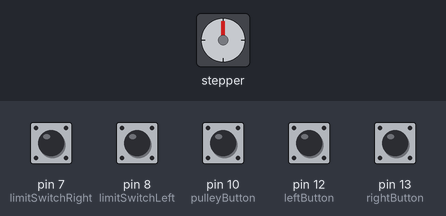
The sketch below on a simulated Arduino Uno, built with avr-gcc and run on an emulated ATmega328P. Parts: stepper motor. Wiring (inferred from the names in the program): stepper motor driver (200 steps per turn assumed): step pin 3; direction pin 4. The inputs (shaded band) are chosen by the test bench; at power-on: pin 7 (limitSwitchRight), pin 8 (limitSwitchLeft), pin 10 (pulleyButton), pin 12 (leftButton), pin 13 (rightButton) LOW. What the sketch prints to the serial monitor is not drawn.

Above: at 1.2 s.
1.3 s: pin 12 (leftButton) pulled HIGH for 0.15 s
At 2.7 s:
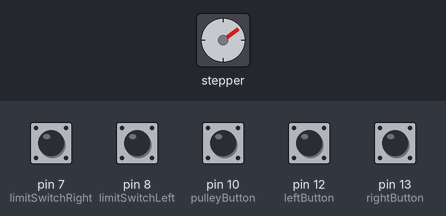
3.0 s: pin 13 (rightButton) pulled HIGH for 1 s
At 4.4 s:
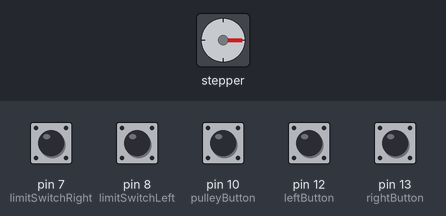
5.5 s: pin 13 (rightButton) pulled HIGH for 0.15 s
At 6.8 s:
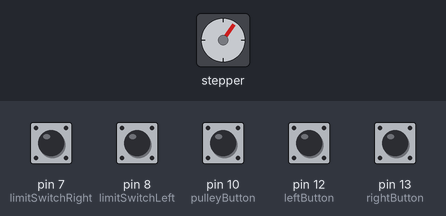
7.1 s: pin 13 (rightButton) pulled HIGH for 0.15 s
At 8.1 s:
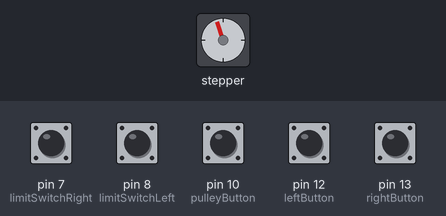
8.7 s: pin 12 (leftButton) pulled HIGH for 1 s
At 10.9 s:
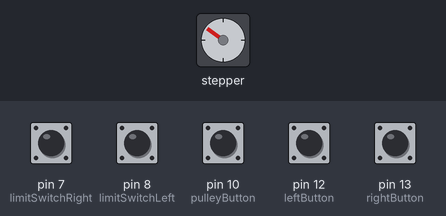
11.2 s: pin 12 (leftButton) pulled HIGH for 1 s
At 13.4 s:
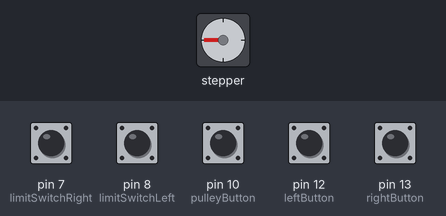
Timing chart, 0 to 14.7 s (numbered marks = the images above; inputs shaded):
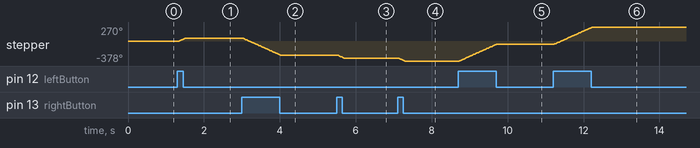

Measured:
- after the input at 1.3 s, stepper: turns 54° clockwise in 0.17 s, starting at once
- after the input at 3.0 s, stepper: turns 324° counter-clockwise in 1.0 s, starting at once
- after the input at 5.5 s, stepper: turns 54° counter-clockwise in 0.17 s, starting at once
- after the input at 7.1 s, stepper: turns 54° counter-clockwise in 0.17 s, starting at once
- after the input at 8.7 s, stepper: turns 324° clockwise in 1.0 s, starting at once
- after the input at 11.2 s, stepper: turns 324° clockwise in 1.0 s, starting at once

The sketch:

horizontal.ino
```cpp
const int stepPin = 3;
const int dirPin = 4;
const int leftButton = 12;
const int rightButton = 13;
const int limitSwitchLeft = 8;
const int limitSwitchRight = 7;
const int pulleyButton = 10;
const int fullRev = 2700;
int left_pressed = 0;
int right_pressed = 0;
//full revolution should be 1800

void setup() {
  pinMode(3, OUTPUT);
  pinMode(4, OUTPUT);
  pinMode(7, INPUT);
  pinMode(8, INPUT);
  pinMode(12, INPUT);
  pinMode(13, INPUT);
  Serial.begin(9600);
  left_pressed = 0;
  right_pressed = 0;
}

void loop() {
  Serial.println("hello world");
  int left = digitalRead(leftButton);
  int right = digitalRead(rightButton);
  int pulley = digitalRead(pulleyButton);

  //for testing
  /*
  int left_button = digitalRead(limitSwitchLeft);
  int right_button = digitalRead(limitSwitchRight);
  Serial.println(left_button);
  Serial.println(right_button);
  */


  /*
  Serial.println(left_pressed);
  Serial.println(right_pressed);

  Serial.println(left);
  Serial.println(right);
  */

  /*
  if (left_pressed) {
    Serial.println("TOUCHED LEFT");
  } else {
    Serial.println("UNTOUCHED LEFT");
  }

  if (right_pressed) {
    Serial.println("TOUCHED RIGHT");
  } else {
    Serial.println("UNTOUCHED RIGHT");
  }

  if (digitalRead(limitSwitchLeft)) {
        Serial.println("FLAGGED LEFT");
        left_pressed = true;
  }

  if (digitalRead(limitSwitchRight)) {
        Serial.println("FLAGGED RIGHT");
        right_pressed = true;
  }
  */

  while(left && !left_pressed){
      right_pressed = false;
      Serial.println("TOUCHED LEFT BUTTON");
      //right_pressed = false;
      digitalWrite(dirPin, HIGH);
      for (int i = 0; i < 10; i++){
        digitalWrite(stepPin, HIGH);
        delayMicroseconds(500);
        digitalWrite(stepPin, LOW);
        delayMicroseconds(5000);
      }
      left = digitalRead(leftButton);
      left_pressed = digitalRead(limitSwitchLeft);
      Serial.println(left_pressed);
  }
  digitalWrite(stepPin, LOW);

  while(right && !right_pressed){
      Serial.println("TOUCHED RIGHT BUTTON");
      left_pressed = false;
      digitalWrite(dirPin, LOW);
      for (int i = 0; i < 10; i++){
        digitalWrite(stepPin, HIGH);
        delayMicroseconds(500);
        digitalWrite(stepPin, LOW);
        delayMicroseconds(5000);
      }
      right = digitalRead(rightButton);
      right_pressed = digitalRead(limitSwitchRight);
      Serial.println(right_pressed);
  }
  digitalWrite(stepPin, LOW);
}
```
